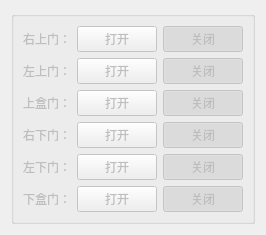
       <widget class="QWidget" name="tab_2">
        <attribute name="title">
         <string>开门电机</string>
        </attribute>
        <layout class="QGridLayout" name="gridLayout_18">
         <item row="0" column="0">
          <widget class="QGroupBox" name="groupBox_12">
           <property name="enabled">
            <bool>false</bool>
           </property>
           <property name="title">
            <string/>
           </property>
           <layout class="QGridLayout" name="gridLayout_17">
            <item row="7" column="2">
             <widget class="QPushButton" name="leftdowndooropen">
              <property name="text">
               <string>打开</string>
              </property>
              <property name="checkable">
               <bool>true</bool>
              </property>
             </widget>
            </item>
            <item row="6" column="2">
             <widget class="QPushButton" name="rightdowndooropen">
              <property name="text">
               <string>打开</string>
              </property>
              <property name="checkable">
               <bool>true</bool>
              </property>
             </widget>
            </item>
            <item row="0" column="0">
             <widget class="QLabel" name="label_67">
              <property name="sizePolicy">
               <sizepolicy hsizetype="Fixed" vsizetype="Fixed">
                <horstretch>0</horstretch>
                <verstretch>0</verstretch>
               </sizepolicy>
              </property>
              <property name="text">
               <string>右上门：</string>
              </property>
             </widget>
            </item>
            <item row="2" column="2">
             <widget class="QPushButton" name="updooropen">
              <property name="text">
               <string>打开</string>
              </property>
              <property name="checkable">
               <bool>true</bool>
              </property>
             </widget>
            </item>
            <item row="1" column="2">
             <widget class="QPushButton" name="leftdupdooropen">
              <property name="text">
               <string>打开</string>
              </property>
              <property name="checkable">
               <bool>true</bool>
              </property>
             </widget>
            </item>
            <item row="2" column="0">
             <widget class="QLabel" name="label_77">
              <property name="sizePolicy">
               <sizepolicy hsizetype="Fixed" vsizetype="Fixed">
                <horstretch>0</horstretch>
                <verstretch>0</verstretch>
               </sizepolicy>
              </property>
              <property name="text">
               <string>上盒门：</string>
              </property>
             </widget>
            </item>
            <item row="2" column="3">
             <widget class="QPushButton" name="updoorclose">
              <property name="text">
               <string>关闭</string>
              </property>
              <property name="checkable">
               <bool>true</bool>
              </property>
              <property name="checked">
               <bool>true</bool>
              </property>
             </widget>
            </item>
            <item row="7" column="3">
             <widget class="QPushButton" name="leftdowndoorclose">
              <property name="text">
               <string>关闭</string>
              </property>
              <property name="checkable">
               <bool>true</bool>
              </property>
              <property name="checked">
               <bool>true</bool>
              </property>
             </widget>
            </item>
            <item row="0" column="3">
             <widget class="QPushButton" name="rightupdoorclose">
              <property name="text">
               <string>关闭</string>
              </property>
              <property name="checkable">
               <bool>true</bool>
              </property>
              <property name="checked">
               <bool>true</bool>
              </property>
             </widget>
            </item>
            <item row="0" column="2">
             <widget class="QPushButton" name="rightupdooropen">
              <property name="text">
               <string>打开</string>
              </property>
              <property name="checkable">
               <bool>true</bool>
              </property>
             </widget>
            </item>
            <item row="1" column="3">
             <widget class="QPushButton" name="leftdupdoorclose">
              <property name="text">
               <string>关闭</string>
              </property>
              <property name="checkable">
               <bool>true</bool>
              </property>
              <property name="checked">
               <bool>true</bool>
              </property>
             </widget>
            </item>
            <item row="7" column="0">
             <widget class="QLabel" name="label_69">
              <property name="sizePolicy">
               <sizepolicy hsizetype="Fixed" vsizetype="Fixed">
                <horstretch>0</horstretch>
                <verstretch>0</verstretch>
               </sizepolicy>
              </property>
              <property name="text">
               <string>左下门：</string>
              </property>
             </widget>
            </item>
            <item row="1" column="0">
             <widget class="QLabel" name="label_71">
              <property name="sizePolicy">
               <sizepolicy hsizetype="Fixed" vsizetype="Fixed">
                <horstretch>0</horstretch>
                <verstretch>0</verstretch>
               </sizepolicy>
              </property>
              <property name="text">
               <string>左上门：</string>
              </property>
             </widget>
            </item>
            <item row="8" column="2">
             <widget class="QPushButton" name="downdooropen">
              <property name="text">
               <string>打开</string>
              </property>
              <property name="checkable">
               <bool>true</bool>
              </property>
             </widget>
            </item>
            <item row="8" column="3">
             <widget class="QPushButton" name="downdoorclose">
              <property name="text">
               <string>关闭</string>
              </property>
              <property name="checkable">
               <bool>true</bool>
              </property>
              <property name="checked">
               <bool>true</bool>
              </property>
             </widget>
            </item>
            <item row="8" column="0">
             <widget class="QLabel" name="label_78">
              <property name="sizePolicy">
               <sizepolicy hsizetype="Fixed" vsizetype="Fixed">
                <horstretch>0</horstretch>
                <verstretch>0</verstretch>
               </sizepolicy>
              </property>
              <property name="text">
               <string>下盒门：</string>
              </property>
             </widget>
            </item>
            <item row="6" column="0">
             <widget class="QLabel" name="label_68">
              <property name="sizePolicy">
               <sizepolicy hsizetype="Fixed" vsizetype="Fixed">
                <horstretch>0</horstretch>
                <verstretch>0</verstretch>
               </sizepolicy>
              </property>
              <property name="text">
               <string>右下门：</string>
              </property>
             </widget>
            </item>
            <item row="6" column="3">
             <widget class="QPushButton" name="rightdowndoorclose">
              <property name="text">
               <string>关闭</string>
              </property>
              <property name="checkable">
               <bool>true</bool>
              </property>
              <property name="checked">
               <bool>true</bool>
              </property>
             </widget>
            </item>
           </layout>
          </widget>
         </item>
        </layout>
       </widget>
